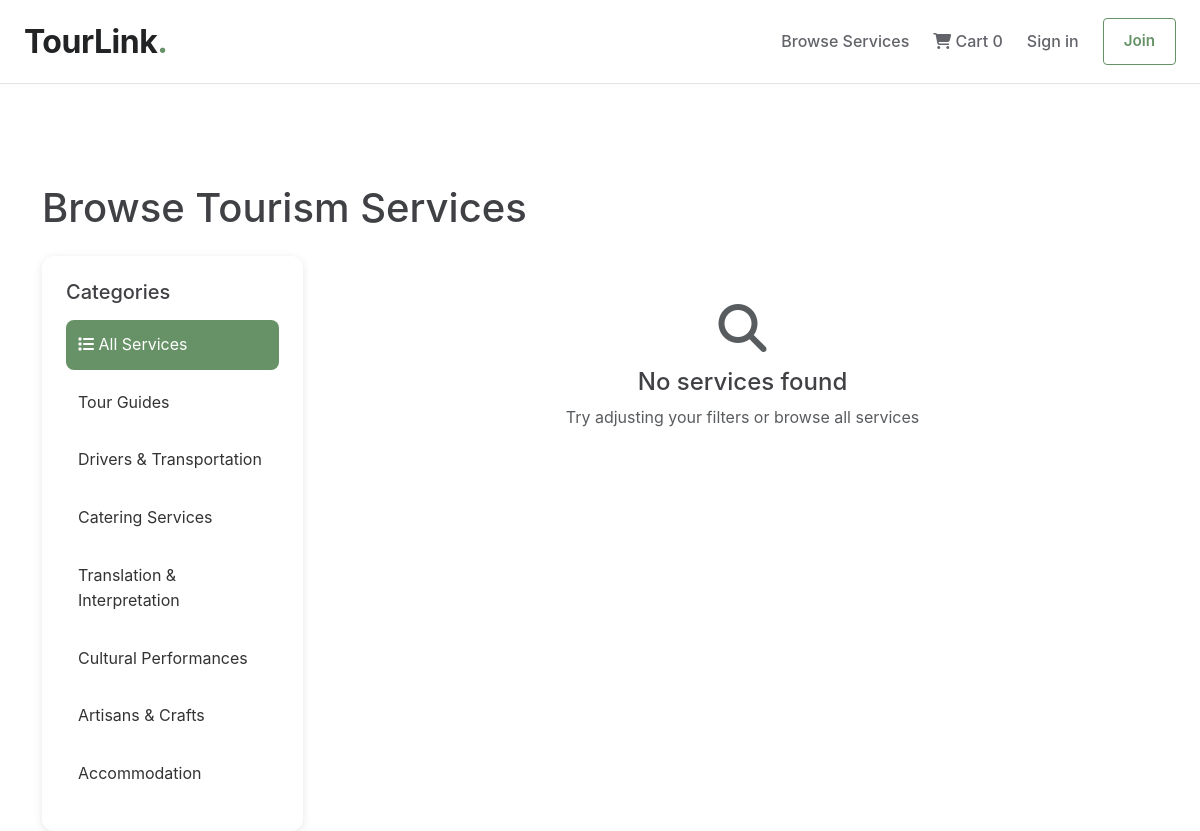
Page /view/all_services.php on the committed database.
### tables this page shows
CREATE TABLE IF NOT EXISTS tl_service_categories (
    category_id INT PRIMARY KEY AUTO_INCREMENT,
    category_name VARCHAR(100) NOT NULL UNIQUE,
    category_description TEXT,
    icon_url VARCHAR(255),
    display_order INT DEFAULT 0,
    INDEX idx_display_order (display_order)
);

### settings/db_class.php (called while the page is built, shortened)
<?php
if (!class_exists('db_connection')) {
    class db_connection
    {
        public $db = null;
        public $results = null;
        function db_connect()
        {
            $this->db = mysqli_connect(SERVER, USERNAME, PASSWD, DATABASE);
            if (mysqli_connect_errno()) {
                return false;
            } else {
                return true;
            }
        }
        function db_query($sqlQuery)
        {
            $this->results = mysqli_query($this->db, $sqlQuery);
            if ($this->results == false) {
                return false;
            } else {
                return true;
            }
        }
        function db_fetch_all($sql)
        {
            if (!$this->db_query($sql)) {
                return false;
            }
            return mysqli_fetch_all($this->results, MYSQLI_ASSOC);
        }
    }
}

### controllers/service_category_controller.php (called while the page is built, shortened)
<?php
require_once __DIR__ . '/../classes/service_category_class.php';
function get_all_service_categories_ctr()
{
    $category = new ServiceCategory();
    $result = $category->get_all_categories();
    if ($result) {
        return $result;
    } else {
        return false;
    }
}
?>

### classes/service_category_class.php (called while the page is built, shortened)
<?php
require_once __DIR__.'/../settings/db_class.php';
class ServiceCategory extends db_connection
{
    public function get_all_categories()
    {
        $sql = "SELECT * FROM tl_service_categories ORDER BY display_order ASC, category_name ASC";
        return $this->db_fetch_all($sql);
    }
}
?>

### controllers/service_controller.php (called while the page is built, shortened)
<?php
require_once __DIR__ . '/../classes/service_class.php';
function get_all_services_ctr()
{
    $service = new Service();
    $result = $service->get_all_services();
    if ($result) {
        return $result;
    } else {
        return false;
    }
}
?>

### classes/service_class.php (called while the page is built, shortened)
<?php
require_once __DIR__.'/../settings/db_class.php';
class Service extends db_connection
{
    public function get_all_services()
    {
        $sql = "SELECT s.*,
                       sc.category_name,
                       sp.business_name as provider_name,
                       sp.region as provider_region,
                       sp.average_rating as provider_rating,
                       u.first_name as provider_first_name,
                       u.last_name as provider_last_name
                FROM tl_services s
                INNER JOIN tl_service_categories sc ON s.category_id = sc.category_id
                INNER JOIN tl_service_providers sp ON s.provider_id = sp.provider_id
                INNER JOIN tl_users u ON sp.user_id = u.user_id
                WHERE s.service_status = 'active'
                AND s.availability_status = 'available'
                ORDER BY s.is_premium_listing DESC, s.date_created DESC";
        return $this->db_fetch_all($sql);
    }
}
?>

### view/all_services.php (the view, shortened to what this page needs)
<?php
require_once '../controllers/service_controller.php';
require_once '../controllers/service_category_controller.php';
$category_filter = isset($_GET['category']) ? (int)$_GET['category'] : null;
if ($category_filter) {
    $services = get_services_by_category_ctr($category_filter);
} else {
    $services = get_all_services_ctr();
}
$categories = get_all_service_categories_ctr();
?>
<!DOCTYPE html>
<html lang="en">
<head>
    <link href="https://cdn.jsdelivr.net/npm/bootstrap@5.3.0/dist/css/bootstrap.min.css" rel="stylesheet">
    <link href="https://cdnjs.cloudflare.com/ajax/libs/font-awesome/6.4.0/css/all.min.css" rel="stylesheet">
    <link href="../css/index.css" rel="stylesheet">
</head>
<body>
    <nav class="main-nav">
        <div class="nav-container">
            <div class="nav-left">
                <a href="../index_tourlink.php" class="logo">TourLink<span class="logo-dot">.</span></a>
            </div>
            <div class="nav-right">
                <a href="all_services.php" class="nav-link active">Browse Services</a>
                <a href="cart.php" class="nav-link">
                    <i class="fa fa-shopping-cart"></i> Cart
                    <span class="cart-count">0</span>
                </a>
                <?php if(isset($_SESSION['user_id'])): ?>
                    <span class="nav-user">
                        <i class="fa fa-user-circle"></i>
                        <?php echo htmlspecialchars($_SESSION['user_name']); ?>
                    </span>
                    <a href="../login/logout.php" class="btn-nav btn-nav-logout">Logout</a>
                <?php else: ?>
                    <a href="../login/login.php" class="nav-link">Sign in</a>
                    <a href="../login/register.php" class="btn-nav btn-nav-join">Join</a>
                <?php endif; ?>
            </div>
        </div>
    </nav>
    <div class="container" style="margin-top: 100px;">
        <h1 class="mb-4">Browse Tourism Services</h1>
        <div class="row">
            <div class="col-md-3">
                <div class="filter-sidebar">
                    <h5 class="mb-3">Categories</h5>
                    <a href="all_services.php" class="category-filter <?php echo !$category_filter ? 'active' : ''; ?>">
                        <i class="fa fa-list"></i> All Services
                    </a>
                    <?php if ($categories): ?>
                        <?php foreach ($categories as $category): ?>
                            <a href="all_services.php?category=<?php echo $category['category_id']; ?>"
                               class="category-filter <?php echo $category_filter == $category['category_id'] ? 'active' : ''; ?>">
                                <?php echo htmlspecialchars($category['category_name']); ?>
                            </a>
                        <?php endforeach; ?>
                    <?php endif; ?>
                </div>
            </div>
            <div class="col-md-9">
                <?php if ($services && count($services) > 0): ?>
                    <p class="text-muted mb-4"><?php echo count($services); ?> service(s) found</p>
                    <div class="row">
                        <?php foreach ($services as $service): ?>
                            <div class="col-md-4">
                                <div class="service-card">
                                    <?php
                                    $images = json_decode($service['service_images'], true);
                                    $first_image = is_array($images) && !empty($images) ? $images[0] : null;
                                    ?>
                                    <?php if ($first_image): ?>
                                        <img src="<?php echo htmlspecialchars($first_image); ?>"
                                             alt="<?php echo htmlspecialchars($service['service_title']); ?>"
                                             class="service-image">
                                    <?php else: ?>
                                        <div class="service-image" style="background: linear-gradient(135deg, #667eea 0%, #764ba2 100%); display: flex; align-items: center; justify-content: center;">
                                            <i class="fa fa-image fa-3x" style="color: white; opacity: 0.5;"></i>
                                        </div>
                                    <?php endif; ?>
                                    <div class="service-content">
                                        <span class="badge bg-primary mb-2"><?php echo htmlspecialchars($service['category_name']); ?></span>
                                        <h5><?php echo htmlspecialchars($service['service_title']); ?></h5>
                                        <p class="text-muted small">
                                            <i class="fa fa-user"></i>
                                            <?php echo htmlspecialchars($service['provider_name'] ?: ($service['provider_first_name'] . ' ' . $service['provider_last_name'])); ?>
                                        </p>
                                        <p class="text-muted small mb-3">
                                            <?php echo htmlspecialchars(substr($service['service_description'], 0, 100)); ?>...
                                        </p>
                                        <div class="d-flex justify-content-between align-items-center">
                                            <div>
                                                <strong class="text-primary">GHS <?php echo number_format($service['base_price'], 2); ?></strong>
                                                <br><small class="text-muted"><?php echo str_replace('_', ' ', $service['pricing_unit']); ?></small>
                                            </div>
                                            <a href="single_service.php?id=<?php echo $service['service_id']; ?>" class="btn btn-sm btn-primary">
                                                View Details
                                            </a>
                                        </div>
                                    </div>
                                </div>
                            </div>
                        <?php endforeach; ?>
                    </div>
                <?php else: ?>
                    <div class="text-center py-5">
                        <i class="fa fa-search fa-3x text-muted mb-3"></i>
                        <h4>No services found</h4>
                        <p class="text-muted">Try adjusting your filters or browse all services</p>
                    </div>
                <?php endif; ?>
            </div>
        </div>
    </div>
</body>
</html>

### css/index.css (style rules this page uses)
:root { --primary: #679267; --primary-dark: #557a55; --primary-light: #7ba87b; --accent: #ff6b6b; --dark: #222325; --gray-900: #222325; --gray-800: #404145; --gray-700: #62646a; --gray-600: #74767e; --gray-500: #95979d; --gray-400: #b5b6ba; --gray-300: #dadbdd; --gray-200: #e4e5e7; --gray-100: #efeff0; --gray-50: #f5f5f5; --white: #ffffff; --success: #679267; --danger: #ef4444; --warning: #f59e0b; --info: #3b82f6; --shadow-sm: 0 1px 2px 0 rgba(0, 0, 0, 0.05); --shadow: 0 2px 8px rgba(0, 0, 0, 0.1); --shadow-md: 0 4px 12px rgba(0, 0, 0, 0.08); --shadow-lg: 0 8px 24px rgba(0, 0, 0, 0.12); --shadow-xl: 0 16px 48px rgba(0, 0, 0, 0.16); }
* { margin: 0; padding: 0; box-sizing: border-box; }
body { font-family: -apple-system, BlinkMacSystemFont, 'Segoe UI', Roboto, 'Helvetica Neue', Arial, sans-serif; color: var(--gray-800); background: var(--white); line-height: 1.6; overflow-x: hidden; }
.main-nav { background: var(--white); border-bottom: 1px solid var(--gray-200); padding: 0; position: sticky; top: 0; z-index: 1000; box-shadow: 0 2px 4px rgba(0, 0, 0, 0.02); }
.nav-container { max-width: 1400px; margin: 0 auto; padding: 16px 24px; display: flex; justify-content: space-between; align-items: center; }
.nav-left { display: flex; align-items: center; gap: 32px; }
.logo { font-size: 2rem; font-weight: 700; color: var(--gray-900); text-decoration: none; letter-spacing: -0.5px; }
.logo-dot { color: var(--primary); }
.nav-right { display: flex; align-items: center; gap: 24px; }
.nav-link { color: var(--gray-700); text-decoration: none; font-size: 1rem; font-weight: 500; transition: color 0.2s; }
.btn-nav { padding: 10px 20px; border-radius: 4px; text-decoration: none; font-weight: 600; font-size: 0.95rem; transition: all 0.2s; border: none; cursor: pointer; }
.btn-nav-join { background: var(--white); color: var(--primary); border: 1px solid var(--primary); }
* { transition: color 0.2s, background-color 0.2s, border-color 0.2s; }

### view/all_services.php (style rules this page uses)
.filter-sidebar { background: white; border-radius: 12px; padding: 24px; box-shadow: 0 2px 8px rgba(0,0,0,0.1); }
.category-filter { display: block; padding: 12px; margin-bottom: 8px; border-radius: 8px; text-decoration: none; color: #333; transition: all 0.3s ease; }
.category-filter.active { background: var(--primary); color: white; }

### rows in the picture
tl_service_categories: category_name "Tour Guides"
tl_service_categories: category_name "Drivers & Transportation"
tl_service_categories: category_name "Catering Services"
tl_service_categories: category_name "Translation & Interpretation"
tl_service_categories: category_name "Cultural Performances"
tl_service_categories: category_name "Artisans & Crafts"
tl_service_categories: category_name "Accommodation"
